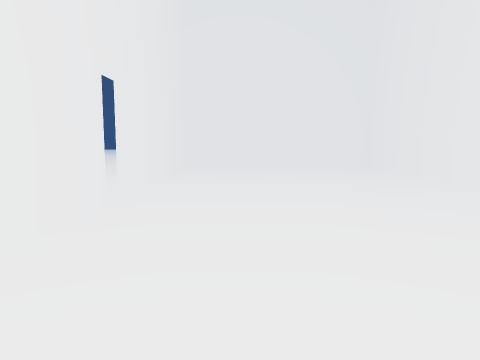
view 1 (above)

13 first-person views from a walk through a Unity game level. The camera is 1.5 m above the floor, tilts 6° down and sees 70° across. The floor is counted in squares, 1.8 m on a side. Each view is taken from the middle of a square. On the plan, view 1 faces up. The plan holds only what a view shows up to about 12 squares ahead; the rest is blank. The place goes on beyond the plan. The player character is not drawn. Door leaves are left out, so doorways stand open.

view 2
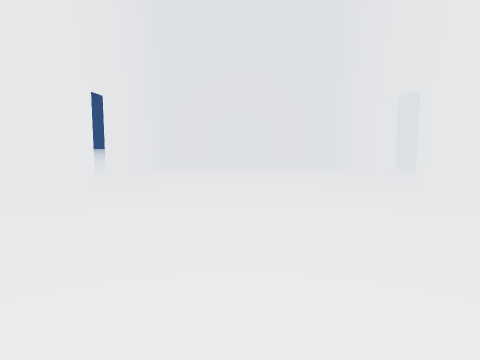

view 3
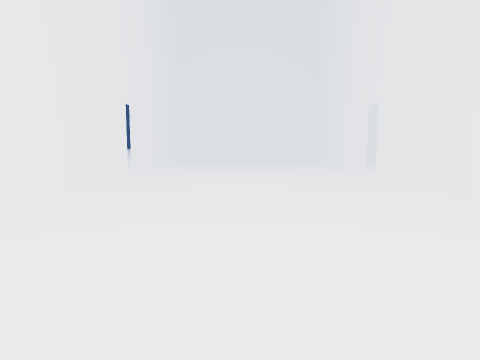

view 4
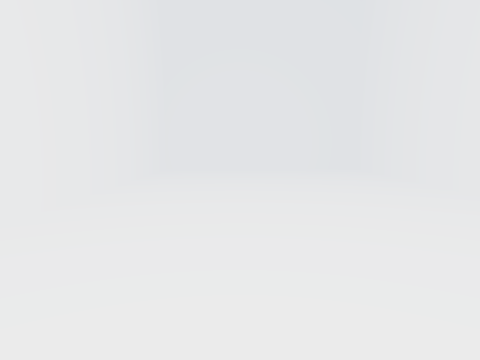

view 5
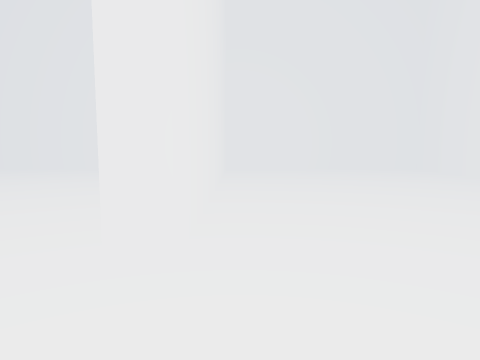

view 6
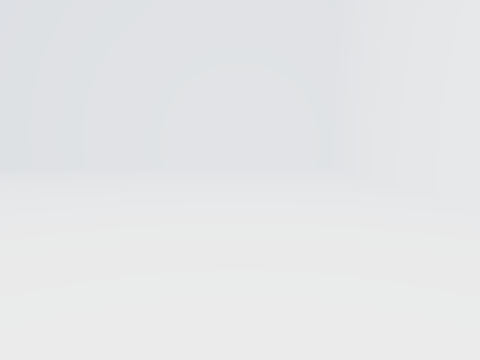

view 7
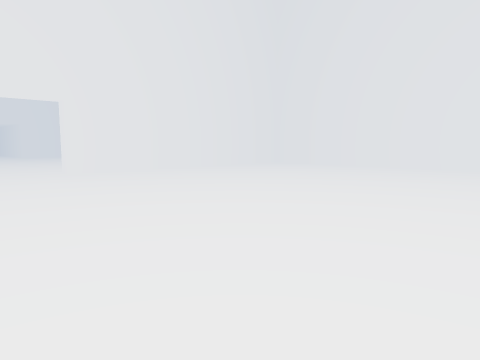

view 8
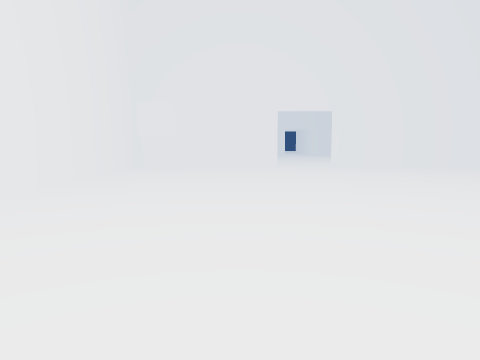

view 9
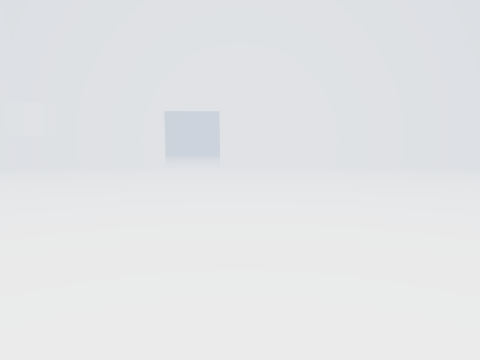

view 10
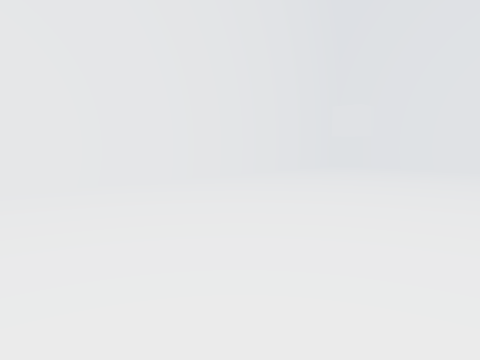

view 11
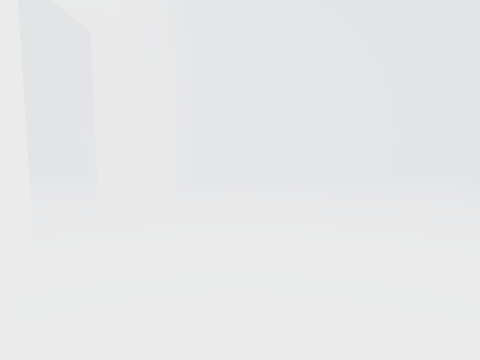

view 12
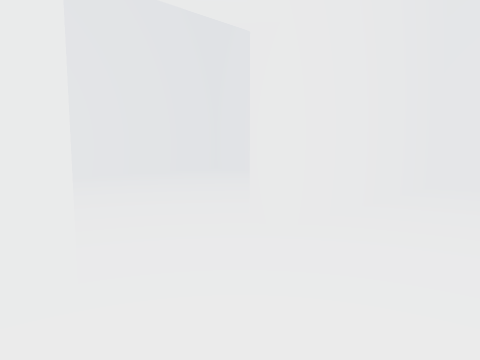

view 13
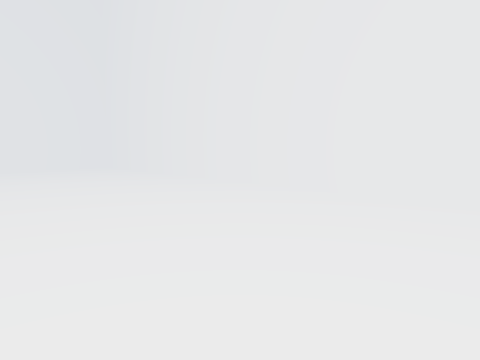

### Floor plan
Ten units are one square. View 1 is at (0, 0); x grows to the right and y downward. Boxes are objects, and circles mark ways between rooms. Rooms are numbered by the first view taken in them; rooms with no view inside come last. Other rooms are left out.
<svg viewBox="-25 -122 210 170">
<path fill="none" stroke="#000" d="M-18 -48 -18 43 45 43 45 -47M45 -67 45 -117 -18 -117 -18 -65M50 -47 50 -42M50 -28 50 43 179 43 179 -47M179 -66 179 -117 50 -117 50 -67"/>
<circle cx="50" cy="-55" r="3" fill="#2a7"/>
<text x="10" y="-40">1</text>
<text x="110" y="-40">2</text>
</svg>
Room 1 opens to room 2.

Where each view was taken, in squares from view 1:
view 1: 0 up, 0 right, facing up
view 2: 2 down, 1 right, facing up
view 3: 4 down, 1 right, facing up
view 4: 7 up, 2 right, facing down
view 5: 7 up, 4 right, facing down
view 6: 7 up, 8 right, facing down
view 7: 8 up, 8 right, facing down-right
view 8: 8 up, 6 right, facing right
view 9: 4 up, 6 right, facing right
view 10: 5 up, 6 right, facing up-right
view 11: 3 up, 6 right, facing up
view 12: 4 up, 7 right, facing up-left
view 13: 1 up, 6 right, facing down-right
